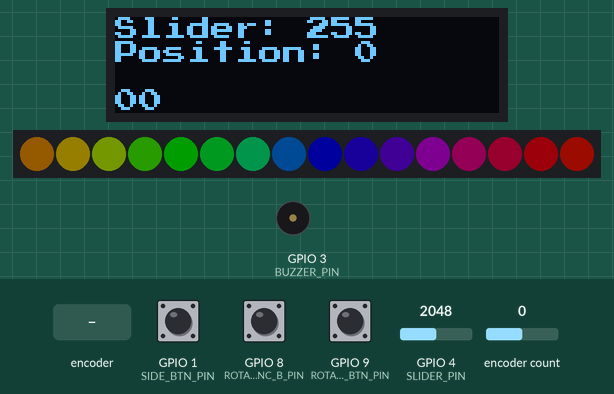
The sketch below on a simulated ESP32-S3. Shown: 128×32 one-colour display, 16 RGB LEDs in strip order, left to right, buzzer (waves = sounding, pin HIGH). The test bench sets the inputs (shaded band); at power-on: encoder count 0, GPIO 1 (SIDE_BTN_PIN) HIGH, GPIO 4 (SLIDER_PIN) = 2048, GPIO 8 (ROTARY_ENC_B_PIN) HIGH, GPIO 9 (ROTARY_ENC_BTN_PIN) HIGH. Dim RGB values are drawn brighter than linear; EEPROM starts erased.

Above: at 4.31 s.
4.6 s: encoder count set to 1
At 4.91 s:
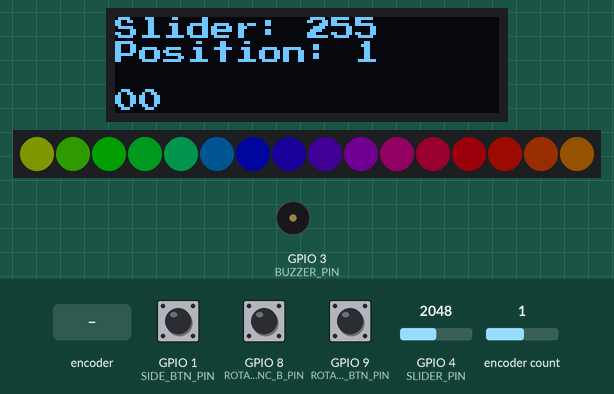
7.1 s: rotary encoder on GPIO 8 (ROTARY_ENC_B_PIN) / GPIO 9 (ROTARY_ENC_BTN_PIN) turned 1 step (first pin leading)
At 7.32 s:
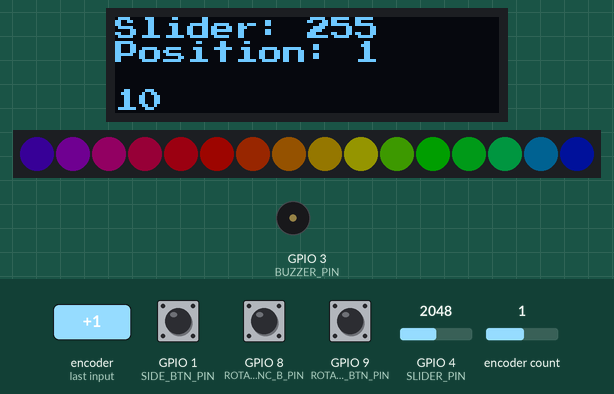
9.8 s: encoder count set to 2
At 10.03 s:
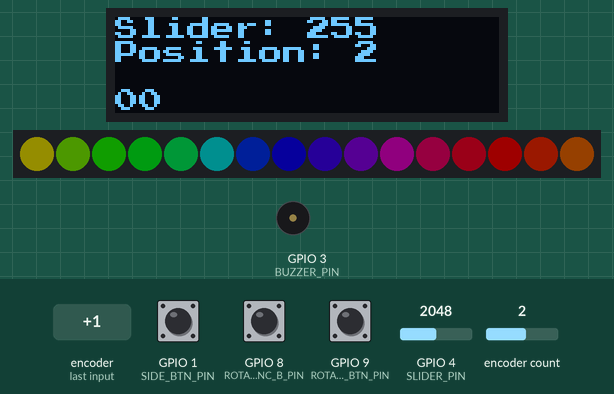
12.2 s: GPIO 1 (SIDE_BTN_PIN) pulled LOW for 0.15 s
At 12.44 s:
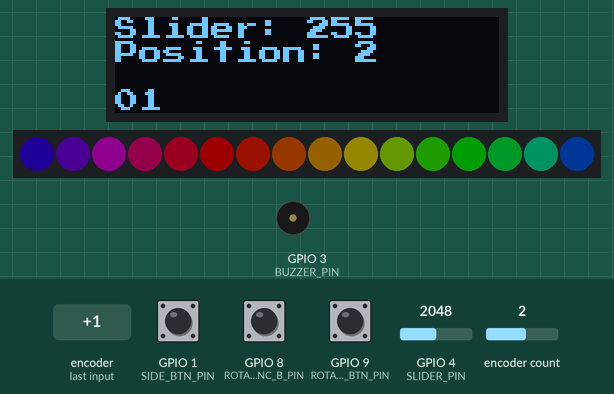
12.9 s: encoder count set to 3
At 13.35 s:
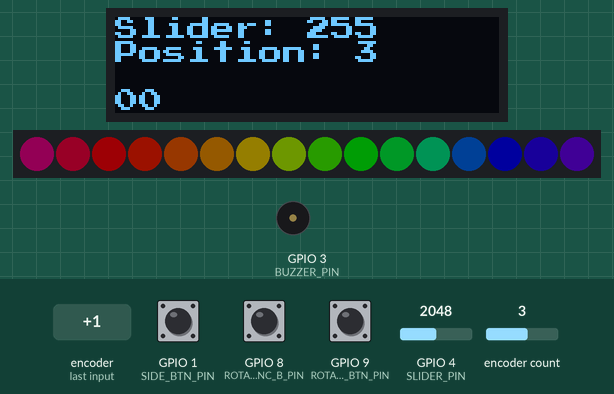
15.9 s: encoder count set to 4
At 16.66 s:
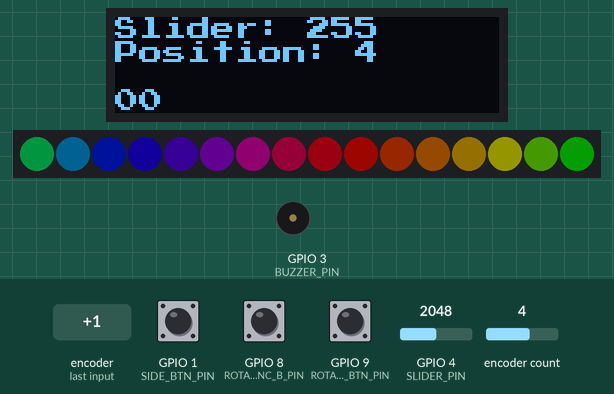
Timing chart, 0 to 18.9 s (numbered marks = the images above; inputs shaded):
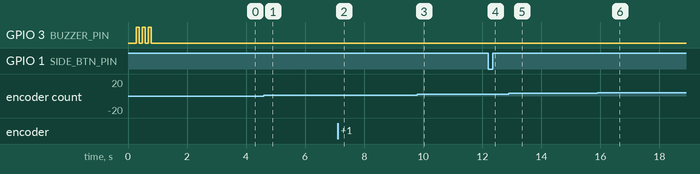

Measured:
- after the input at 4.6 s, the display: changes after 0.17 s (image 1)
- after the input at 9.8 s, the display: changes after 0.09 s (image 3)
- after the input at 12.9 s, the display: first differs from a run without the input after 0.30 s (image 5)

The sketch:

FocusWheelTest.ino
```cpp
#include "preferences.h"

uint8_t hue = 0;
long lastPos = 0;
unsigned long tmsp;

IRAM_ATTR void checkPosition() { encoder.tick(); }


void setup()
{
  // --- INITIALIZE PINS ---
  pinMode(BUZZER_PIN, OUTPUT);
  pinMode(SLIDER_PIN, INPUT);
  analogSetAttenuation(ADC_2_5db);
  pinMode(SIDE_BTN_PIN, INPUT);
  pinMode(ROTARY_ENC_BTN_PIN, INPUT);

  // --- ATTATCH INTERRUPTS FOR ROTARY ENCODER ---
  attachInterrupt(digitalPinToInterrupt(ROTARY_ENC_A_PIN), checkPosition, CHANGE);
  attachInterrupt(digitalPinToInterrupt(ROTARY_ENC_B_PIN), checkPosition, CHANGE);

  // --- INITIALIZE LED RING ---
  FastLED.addLeds<WS2812B, LED_PIN, GRB>(leds, LED_COUNT).setCorrection(TypicalLEDStrip);
  FastLED.setBrightness(30);

  // --- INITIALIZE DISPLAY ---
  u8x8.begin();
  u8x8.setFont(u8x8_font_pressstart2p_f);
  u8x8.draw1x2String(0, 1, "Test!");

  // --- INITIALIZE EEPROM AND LOAD SLIDER VALUES ---
  EEPROM.begin(6);
  delay(250);
  loadSliderValues();


  // -------------
  // BEGIN TESTING
  // -------------


  // --- TEST BUZZER ---
  for (int i = 0; i < 3; i++)
  {
    digitalWrite(BUZZER_PIN, HIGH);
    delay(100);
    digitalWrite(BUZZER_PIN, LOW);
    delay(100);
  }

  // --- TEST LED RING ---
  for (int i = 0; i < LED_COUNT; i++)
  {
    leds[i] = CRGB(255, 0, 0);
    FastLED.show();
    delay(75);
  }
  for (int i = 0; i < LED_COUNT; i++)
  {
    leds[i] = CRGB(0, 0, 0);
    FastLED.show();
    delay(75);
  }

  u8x8.clear();
  u8x8.drawString(0, 0, "Slider: ");
  u8x8.drawString(0, 1, "Position: 0");
}
void loop()
{
  EVERY_N_MILLISECONDS(20) { hue++; }
  fill_rainbow(leds, LED_COUNT, hue, 255 / LED_COUNT);
  FastLED.show();

  if (millis() - tmsp > 25)
  {
    uint8_t s = getSliderPosition();

    if (s < 10)
      u8x8.drawString(8, 0, ("00" + String(s)).c_str());
    else if (s < 100)
      u8x8.drawString(8, 0, ("0" + String(s)).c_str());
    else
      u8x8.drawString(8, 0, String(s).c_str());

    u8x8.drawString(0, 3, String(middleBtn()).c_str());
    u8x8.drawString(1, 3, String(rightBtn()).c_str());
    tmsp = millis();
  }

  long newPos = encoder.getPosition();
  if (lastPos != newPos)
  {
    u8x8.clearLine(2);
    u8x8.drawString(0, 1, ("Position: " + String(newPos)).c_str());
    lastPos = newPos;
  }
}
```

preferences.h
```cpp
#include <EEPROM.h>


#define SIDE_BTN_PIN 1
#define ROTARY_ENC_BTN_PIN 9
bool rightBtn() { return digitalRead(SIDE_BTN_PIN) == 0; }
bool middleBtn() { return digitalRead(ROTARY_ENC_BTN_PIN) == 0; }
bool anyBtn() { return rightBtn() || middleBtn(); }


#include <RotaryEncoder.h>
#define ROTARY_ENC_A_PIN 2
#define ROTARY_ENC_B_PIN 8
RotaryEncoder encoder(ROTARY_ENC_A_PIN, ROTARY_ENC_B_PIN, RotaryEncoder::LatchMode::FOUR3);


#include <FastLED.h>
#define LED_PIN 10
#define LED_COUNT 16
CRGB leds[LED_COUNT];


#include <U8x8lib.h>
#define SCL 7
#define SDA 6
U8X8_SSD1306_128X32_UNIVISION_SW_I2C u8x8(/* clock=*/ SCL, /* data=*/ SDA, /* reset=*/ U8X8_PIN_NONE);


#define ADC_READINGS 10
#define SLIDER_PIN 4
uint16_t _sliderMin = 0;
uint16_t _sliderMax = 4095;
uint16_t readSlider()
{
  uint32_t avg = 0;
  for (int i = 0; i < ADC_READINGS; i++)
  {
    avg += analogRead(SLIDER_PIN);
    delay(1);
  }
  avg /= ADC_READINGS;
  return avg;
}
uint8_t getSliderPosition()
{
  uint16_t slider = readSlider();
  slider = constrain(slider, _sliderMin, _sliderMax);
  return map(slider, _sliderMin, _sliderMax, 0, 255);
}
void loadSliderValues()
{
  _sliderMin = EEPROM.readUInt(0);
  _sliderMax = EEPROM.readUInt(2);
}


#define BUZZER_PIN 3
void playSound() { analogWrite(BUZZER_PIN, getSliderPosition()); delay(25); analogWrite(BUZZER_PIN, 0); }


bool isInterval(uint16_t interval) { return millis() % interval > (interval / 2); }
bool isTimestamp(unsigned long& timestamp, uint16_t interval)
{
  if (millis() - timestamp >= interval)
  {
    timestamp = millis();
    return true;
  }
  return false;
}
```
